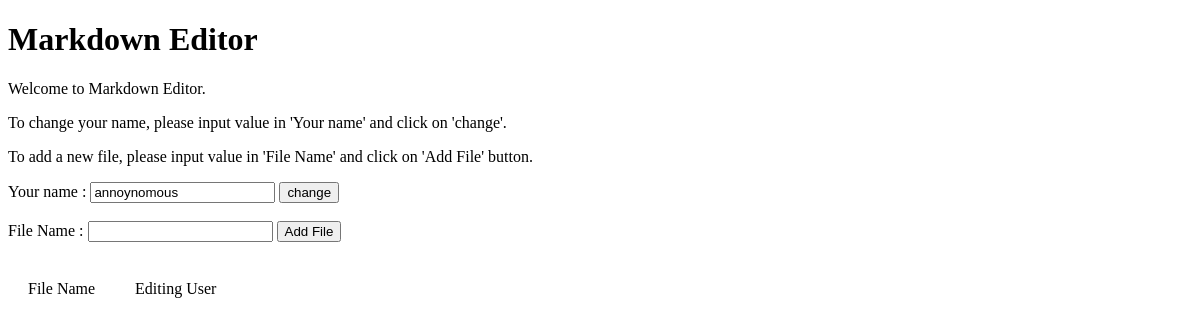
Page /markdown/ on the earlier database version.
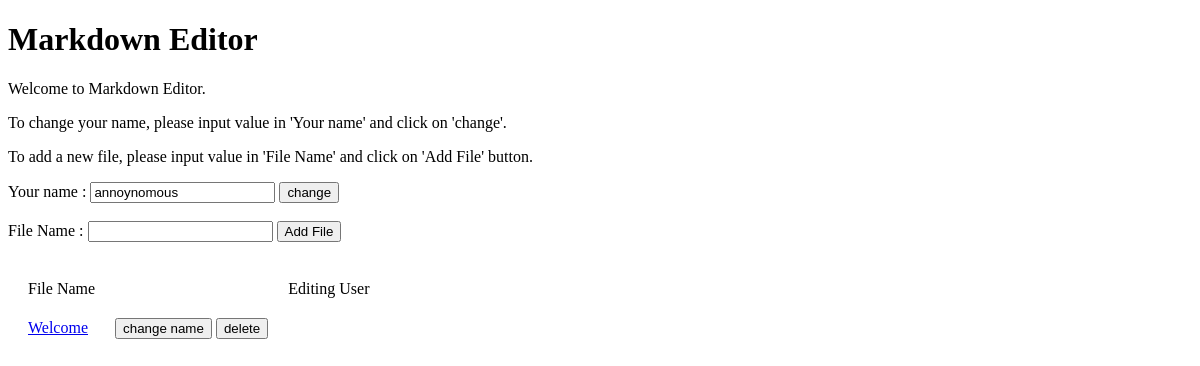
Same page on the later database version.
### markdown_app/models.py (models this page shows, shortened)
class Markdown(models.Model):
    title = models.CharField(max_length=100, blank=True, null=True)
    text = models.TextField(blank=True, null=True)
    version = models.IntegerField(blank=True, null=True)

### markdown_app/views.py (the view)
# urls.py: path("", views.index, name="index"),
def index(request):
    all = Markdown.objects.all()
    context = {"all": all}
    return render(request, "markdown_app/all.html", context=context)

### markdown_app/templates/markdown_app/all.html (shortened to what this page needs)
<!DOCTYPE html>
<html lang="en">
    <head>
        {% load static %}
    </head>
    <body>
        <div>
            <h1>Markdown Editor</h1>
            <p> Welcome to Markdown Editor.
            </p>
            <p>To change your name, please input value in 'Your name' and click
                on 'change'.</p>
            <p>To add a new file, please input value in 'File Name' and click on
                'Add File' button.</p>
        </div>
        <div>
            Your name : <input id="name" value>
            <button onclick="setNameToCookie()">change</button>
        </div>
        <br>
        <div>
            File Name : <input id="filename" value>
            <button onclick="addFile()">Add File</button>
        </div>
        <br>
        <div>
            <table cellpadding="0" cellspacing="20">
                <tr>
                    <td>File Name</td>
                    <td></td>
                    <td>Editing User</td>
                </tr>
                {% for x in all %}
                <tr>
                    <td><a
                            href="{% url 'markdown_app:file_preview' x.id %}">{{x.title}}</a></td>
                    <td> <button onclick="changeName('{{x.id}}')">change
                            name</button> <button
                            onclick="deleteFile('{{x.id}}')">delete</button>
                    </td>
                    <td id="file{{x.id}}" class="file"></td>
                </tr>
                {% endfor %}
            </table>
        </div>
    </body>
</html>

Differences in the rows shown:
added Markdown: title "Welcome"
